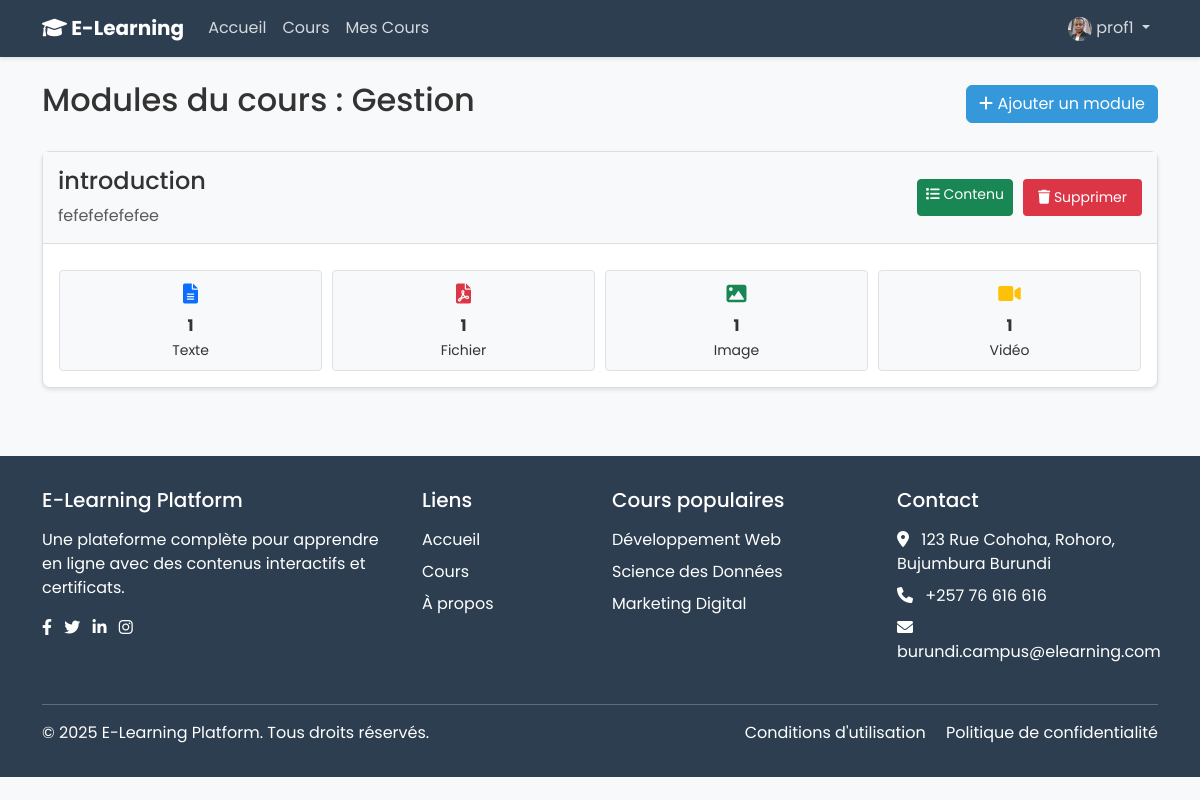
/courses/instructor/course/gestion/modules/ (signed in), run on the app's committed database.
### accounts/models.py (models this page shows, shortened)
class User(AbstractUser):
    is_student = models.BooleanField(default=False)
    is_instructor = models.BooleanField(default=False)
    bio = models.TextField(blank=True)
    profile_picture = models.ImageField(upload_to='profile_pics/', blank=True, null=True)

### courses/models.py (models this page shows, shortened)
class Course(models.Model):
    STATUS_CHOICES = (
        ('draft', 'Brouillon'),
        ('published', 'Publié'),
        ('archived', 'Archivé'),
    )
    LEVEL_CHOICES = (
        ('beginner', 'Débutant'),
        ('intermediate', 'Intermédiaire'),
        ('advanced', 'Avancé'),
    )
    title = models.CharField(max_length=200)
    slug = models.SlugField(max_length=200, unique=True)
    overview = models.TextField()
    created = models.DateTimeField(auto_now_add=True)
    updated = models.DateTimeField(auto_now=True)
    status = models.CharField(max_length=10, choices=STATUS_CHOICES, default='draft')
    category = models.ForeignKey(Category, related_name='courses', on_delete=models.CASCADE)
    instructor = models.ForeignKey(User, related_name='courses_created', on_delete=models.CASCADE)
    students = models.ManyToManyField(User, related_name='courses_enrolled', blank=True)
    level = models.CharField(max_length=15, choices=LEVEL_CHOICES, default='beginner')
    thumbnail = models.ImageField(upload_to='course_thumbnails/', blank=True, null=True)
    price = models.DecimalField(max_digits=10, decimal_places=2, default=0.00)
    discount_price = models.DecimalField(max_digits=10, decimal_places=2, blank=True, null=True)
    requirements = models.TextField(blank=True, help_text="Connaissances préalables nécessaires pour ce cours")
    objectives = models.TextField(blank=True, help_text="Objectifs d'apprentissage pour ce cours")
    duration = models.PositiveIntegerField(default=0, help_text="Durée estimée du cours en heures")
    class Meta:
        ordering = ['-created']

class Module(models.Model):
    course = models.ForeignKey(Course, related_name='modules', on_delete=models.CASCADE)
    title = models.CharField(max_length=200)
    description = models.TextField(blank=True)
    order = models.PositiveIntegerField(default=0)
    class Meta:
        ordering = ['order']

### courses/views.py (the view)
# urls.py: path('instructor/course/<slug:slug>/modules/', views.course_modules, name='course_modules'),
@login_required
def course_modules(request, slug):
    if not request.user.is_instructor:
        return HttpResponseForbidden("Vous n'avez pas l'autorisation d'accéder à cette page.")
    course = get_object_or_404(Course, slug=slug, instructor=request.user)
    modules = course.modules.all()
    if request.method == 'POST':
        form = ModuleCreateForm(request.POST)
        if form.is_valid():
            module = form.save(commit=False)
            module.course = course
            module.order = modules.count() + 1  # Placer à la fin
            module.save()
            messages.success(request, f'Le module "{module.title}" a été ajouté avec succès.')
            return redirect('courses:course_modules', slug=slug)
    else:
        form = ModuleCreateForm()
    return render(request, 'courses/instructor/course_modules.html', {
        'course': course,
        'modules': modules,
        'form': form
    })

### templates/courses/instructor/course_modules.html (shortened to what this page needs)
{% extends 'base.html' %}
{% load static %}
{% block content %}
<div class="container mt-4">
    <div class="row">
        <div class="col-md-12">
            <div class="d-flex justify-content-between align-items-center mb-4">
                <h2>Modules du cours : {{ course.title }}</h2>
                <button class="btn btn-primary" data-bs-toggle="modal" data-bs-target="#addModuleModal">
                    <i class="fas fa-plus"></i> Ajouter un module
                </button>
            </div>
            {% if modules %}
                {% for module in modules %}
                <div class="module-card" id="module-{{ module.id }}">
                    <div class="module-header">
                        <div>
                            <h4>{{ module.title }}</h4>
                            <p class="text-muted mb-0">{{ module.description|truncatewords:20 }}</p>
                        </div>
                        <div class="module-actions">
                            <a href="{% url 'courses:module_content_list' module.id %}" class="btn btn-sm btn-success">
                                <i class="fas fa-list"></i> Contenu
                            </a>
                            <button class="btn btn-sm btn-delete" onclick="confirmDelete({{ module.id }}, '{{ module.title|escapejs }}')">
                                <i class="fas fa-trash"></i> Supprimer
                            </button>
                        </div>
                    </div>
                    <div class="p-3">
                        <div class="content-summary">
                            <div class="content-item">
                                <div class="content-icon"><i class="fas fa-file-text text-primary"></i></div>
                                <div><strong>{{ module.text_contents.count }}</strong></div>
                                <small>Texte</small>
                            </div>
                            <div class="content-item">
                                <div class="content-icon"><i class="fas fa-file-pdf text-danger"></i></div>
                                <div><strong>{{ module.file_contents.count }}</strong></div>
                                <small>Fichier</small>
                            </div>
                            <div class="content-item">
                                <div class="content-icon"><i class="fas fa-image text-success"></i></div>
                                <div><strong>{{ module.image_contents.count }}</strong></div>
                                <small>Image</small>
                            </div>
                            <div class="content-item">
                                <div class="content-icon"><i class="fas fa-video text-warning"></i></div>
                                <div><strong>{{ module.video_contents.count }}</strong></div>
                                <small>Vidéo</small>
                            </div>
                        </div>
                    </div>
                </div>
                {% endfor %}
            {% endif %}
        </div>
    </div>
</div>
{% endblock %}

### templates/base.html (shortened to what this page needs)
<!DOCTYPE html>
<html lang="fr">
<head>
    <link href="https://cdn.jsdelivr.net/npm/bootstrap@5.3.0/dist/css/bootstrap.min.css" rel="stylesheet">
    <link href="https://cdnjs.cloudflare.com/ajax/libs/font-awesome/6.0.0-beta3/css/all.min.css" rel="stylesheet">
</head>
<body>
    <nav class="navbar navbar-expand-lg navbar-dark">
        <div class="container">
            <a class="navbar-brand" href="{% url 'home' %}">
                <i class="fas fa-graduation-cap"></i> E-Learning
            </a>
            <div class="collapse navbar-collapse" id="navbarNav">
                <ul class="navbar-nav me-auto">
                    <li class="nav-item">
                        <a class="nav-link" href="{% url 'home' %}">Accueil</a>
                    </li>
                    <li class="nav-item">
                        <a class="nav-link" href="{% url 'courses:course_list' %}">Cours</a>
                    </li>
                    {% if user.is_authenticated and user.is_instructor %}
                    <li class="nav-item">
                        <a class="nav-link" href="{% url 'courses:instructor_courses' %}">Mes Cours</a>
                    </li>
                    {% endif %}
                </ul>
                <ul class="navbar-nav">
                    {% if user.is_authenticated %}
                    <li class="nav-item dropdown">
                        <a class="nav-link dropdown-toggle" href="#" id="navbarDropdown" role="button" data-bs-toggle="dropdown">
                            {% if user.profile_picture %}
                            <img src="{{ user.profile_picture.url }}" alt="{{ user.username }}" class="rounded-circle" width="24" height="24">
                            {% else %}
                            <i class="fas fa-user-circle"></i>
                            {% endif %}
                            {{ user.username }}
                        </a>
                    </li>
                    {% endif %}
                </ul>
            </div>
        </div>
    </nav>
    <main>
        {% block content %}{% endblock %}
    </main>
    <footer class="footer mt-5">
        <div class="container">
            <div class="row">
                <div class="col-md-4 mb-4 mb-md-0">
                    <h5 class="mb-3">E-Learning Platform</h5>
                    <p class="mb-3">Une plateforme complète pour apprendre en ligne avec des contenus interactifs et certificats.</p>
                    <div class="social-icons">
                        <a href="#" class="text-white me-2"><i class="fab fa-facebook-f"></i></a>
                        <a href="#" class="text-white me-2"><i class="fab fa-twitter"></i></a>
                        <a href="#" class="text-white me-2"><i class="fab fa-linkedin-in"></i></a>
                        <a href="#" class="text-white"><i class="fab fa-instagram"></i></a>
                    </div>
                </div>
                <div class="col-md-2 mb-4 mb-md-0">
                    <h5 class="mb-3">Liens</h5>
                    <ul class="list-unstyled">
                        <li class="mb-2"><a href="{% url 'home' %}" class="text-white text-decoration-none">Accueil</a></li>
                        <li class="mb-2"><a href="{% url 'courses:course_list' %}" class="text-white text-decoration-none">Cours</a></li>
                        <li><a href="#" class="text-white text-decoration-none">À propos</a></li>
                    </ul>
                </div>
                <div class="col-md-3 mb-4 mb-md-0">
                    <h5 class="mb-3">Cours populaires</h5>
                    <ul class="list-unstyled">
                        <li class="mb-2"><a href="#" class="text-white text-decoration-none">Développement Web</a></li>
                        <li class="mb-2"><a href="#" class="text-white text-decoration-none">Science des Données</a></li>
                        <li><a href="#" class="text-white text-decoration-none">Marketing Digital</a></li>
                    </ul>
                </div>
                <div class="col-md-3">
                    <h5 class="mb-3">Contact</h5>
                    <ul class="list-unstyled">
                        <li class="mb-2"><i class="fas fa-map-marker-alt me-2"></i> 123 Rue Cohoha, Rohoro, Bujumbura Burundi</li>
                        <li class="mb-2"><i class="fas fa-phone me-2"></i> +257 76 616 616</li>
                        <li><i class="fas fa-envelope me-2"></i> burundi.campus@elearning.com</li>
                    </ul>
                </div>
            </div>
            <hr class="mt-4 border-light">
            <div class="row">
                <div class="col-md-6 text-md-start text-center">
                    <p class="mb-0">&copy; 2025 E-Learning Platform. Tous droits réservés.</p>
                </div>
                <div class="col-md-6 text-md-end text-center">
                    <p class="mb-0">
                        <a href="#" class="text-white text-decoration-none me-3">Conditions d'utilisation</a>
                        <a href="#" class="text-white text-decoration-none">Politique de confidentialité</a>
                    </p>
                </div>
            </div>
        </div>
    </footer>
</body>
</html>

### templates/base.html (style rules this page uses)
:root { --primary-color: #2c3e50; --secondary-color: #3498db; --accent-color: #e74c3c; --bg-light: #f8f9fa; --text-color: #333; }
body { font-family: 'Poppins', sans-serif; background-color: var(--bg-light); color: var(--text-color); }
.navbar { background-color: var(--primary-color); box-shadow: 0 2px 4px rgba(0, 0, 0, 0.1); }
.navbar-brand { font-weight: 700; color: white; }
.nav-link { color: rgba(255, 255, 255, 0.8); transition: color 0.3s; }
.btn-primary { background-color: var(--secondary-color); border-color: var(--secondary-color); }
.footer { background-color: var(--primary-color); color: white; padding: 2rem 0; }

### templates/courses/instructor/course_modules.html (style rules this page uses)
.module-card { border: 1px solid #ddd; border-radius: 8px; margin-bottom: 20px; background: white; box-shadow: 0 2px 4px rgba(0,0,0,0.1); }
.module-header { background: #f8f9fa; padding: 15px; border-bottom: 1px solid #ddd; display: flex; justify-content: space-between; align-items: center; }
.module-actions { display: flex; gap: 10px; }
.btn-delete { background-color: #dc3545; color: white; border: none; padding: 8px 15px; border-radius: 4px; cursor: pointer; font-size: 14px; transition: background-color 0.3s; }
.content-summary { display: grid; grid-template-columns: repeat(auto-fit, minmax(120px, 1fr)); gap: 10px; margin-top: 10px; }
.content-item { text-align: center; padding: 8px; background: #f8f9fa; border-radius: 4px; border: 1px solid #dee2e6; }
.content-icon { font-size: 20px; margin-bottom: 5px; }

### data on the page
User: profile_picture (picture), username "prof1"
Course: title "Gestion"
Module: title "introduction", description "fefefefefefee", text_contents.count "1", file_contents.count "1", image_contents.count "1", video_contents.count "1"
